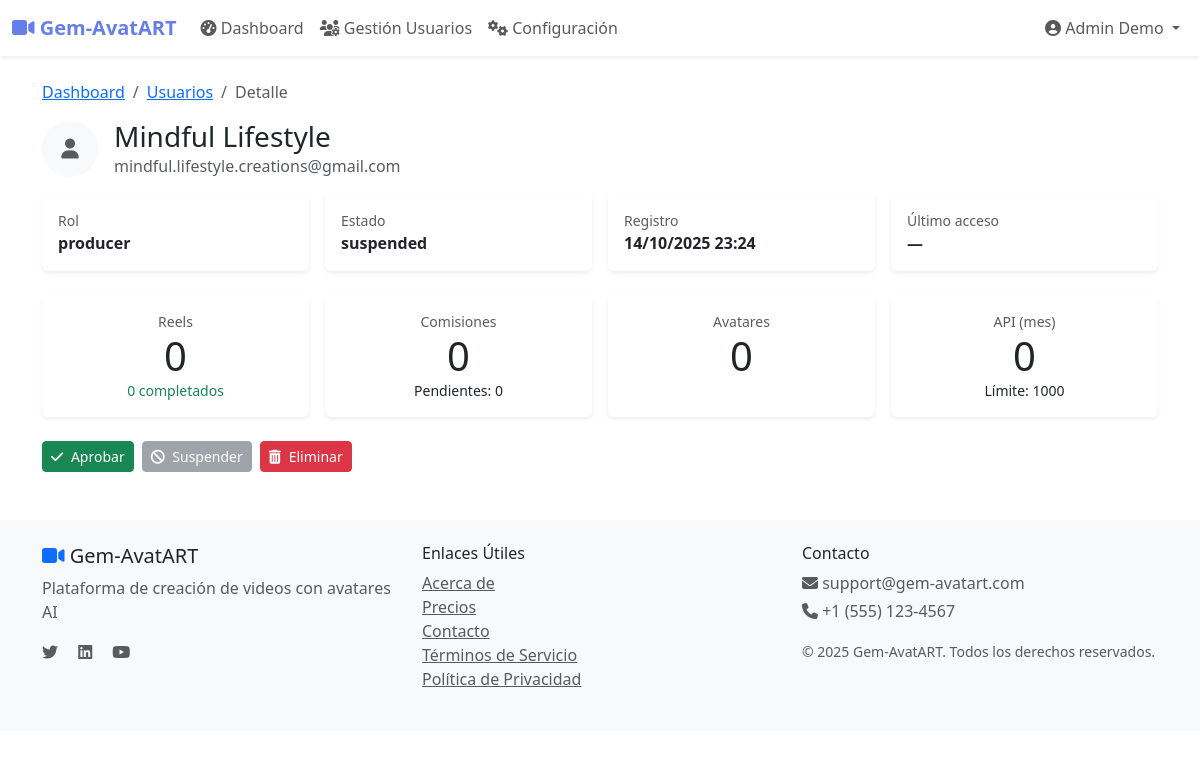
The page /admin/users/2 (signed in) on the database its author committed.
### app/models/user.py (models this page shows, shortened)
class User(UserMixin, db.Model):
    __tablename__ = 'users'
    id            = db.Column(db.Integer, primary_key = True)
    email         = db.Column(db.String(120), unique = True, nullable = False, index = True)
    username      = db.Column(db.String(80),  unique = True, nullable = False, index = True)
    password_hash = db.Column(db.String(128), nullable = False)
    first_name = db.Column(db.String(50), nullable = False)
    last_name  = db.Column(db.String(50), nullable = False)
    phone      = db.Column(db.String(20))
    avatar_url = db.Column(db.String(200))
    role        = db.Column(db.Enum(UserRole),   nullable = False, default = UserRole.FINAL_USER)
    status      = db.Column(db.Enum(UserStatus), nullable = False, default = UserStatus.PENDING)
    is_verified = db.Column(db.Boolean, default = False)
    country           = db.Column(db.String(100))
    city              = db.Column(db.String(100))
    professional_info = db.Column(db.Text)
    email_verified             = db.Column(db.Boolean, default=False)
    email_verification_token   = db.Column(db.String(100), unique=True, nullable=True)
    email_verification_sent_at = db.Column(db.DateTime, nullable=True)
    country           = db.Column(db.String(100))
    city              = db.Column(db.String(100))
    professional_info = db.Column(db.Text)
    email_verified             = db.Column(db.Boolean, default=False)
    email_verification_token   = db.Column(db.String(100), unique=True, nullable=True)
    email_verification_sent_at = db.Column(db.DateTime, nullable=True)
    created_at = db.Column(db.DateTime, default = datetime.utcnow)
    updated_at = db.Column(db.DateTime, default = datetime.utcnow, onupdate = datetime.utcnow)
    last_login = db.Column(db.DateTime)
    invited_by_id = db.Column(db.Integer, db.ForeignKey('users.id'), nullable = True)
    invited_by    = db.relationship('User', remote_side = [id], backref = 'invited_users')
    producer_profile = db.relationship('Producer', backref = 'user', uselist = False, cascade = 'all, delete-orphan')
    reels = db.relationship('Reel', foreign_keys = 'Reel.creator_id', backref = 'creator_user', lazy = 'dynamic')
    commissions_earned = db.relationship('Commission', backref = 'user', lazy='dynamic')
    @property
    def full_name(self):
        return f"{self.first_name} {self.last_name}"
    def is_admin(self):
        return self.role == UserRole.ADMIN
    def is_producer(self):
        return self.role == UserRole.PRODUCER
    def is_final_user(self):
        """
        Verifica si el usuario tiene rol de usuario final.

        Returns:
            bool: True si es usuario final, False en caso contrario

        Note:
            ✅ NUEVO - Reemplaza is_affiliate() según README
        """
        return self.role == UserRole.FINAL_USER
    is_affiliate = is_final_user

### app/models/producer.py (models this page shows, shortened)
class Producer(db.Model):
    __tablename__ = 'producers'
    id      = db.Column(db.Integer, primary_key=True)
    user_id = db.Column(db.Integer, db.ForeignKey('users.id'), nullable=False, unique=True)
    company_name  = db.Column(db.String(100), nullable = False)  # ✅ MANTENER
    business_type = db.Column(db.String(50))                     # ✅ MANTENER
    phone         = db.Column(db.String(20))                     # ✅ MANTENER
    address       = db.Column(db.String(200))                    # ✅ MANTENER
    city          = db.Column(db.String(50))                     # ✅ MANTENER
    country       = db.Column(db.String(50))                     # ✅ MANTENER
    website       = db.Column(db.String(100))
    max_subproducers   = db.Column(db.Integer, default=10)
    max_affiliates     = db.Column(db.Integer, default=100)
    monthly_api_limit  = db.Column(db.Integer, default=1000)
    heygen_api_key_encrypted = db.Column(db.Text)  # ✅ MANTENER - API key de HeyGen encriptada
    stripe_account_id = db.Column(db.String(100), index=True)  # Para Direct Charges + application_fee
    settings = db.Column(db.JSON)  # Configuraciones personalizables del productor
    status      = db.Column(db.Enum(ProducerStatus), nullable=False, default=ProducerStatus.PENDING)
    is_verified = db.Column(db.Boolean, default=False)
    created_at    = db.Column(db.DateTime, default=datetime.utcnow)                            # Fecha de creación
    updated_at    = db.Column(db.DateTime, default=datetime.utcnow, onupdate=datetime.utcnow)  # Última actualización
    verified_at   = db.Column(db.DateTime)                                                        # Fecha de verificación
    avatars = db.relationship('Avatar', backref = 'producer', lazy = 'dynamic')  # Avatares creados
    commissions = db.relationship('Commission', backref = 'producer', lazy = 'dynamic')  # Comisiones ganadas

### app/routes/admin.py (the view)
@admin_bp.route('/users/<int:user_id>')
@login_required
@admin_required
def user_detail(user_id):
    user = User.query.get_or_404(user_id)
    user_stats = {
        'total_reels'       : user.reels.count(),
        'completed_reels'   : user.reels.filter_by(status=ReelStatus.COMPLETED).count(),
        'total_commissions' : user.commissions_earned.count(),
        'total_earnings'    : sum([c.amount for c in user.commissions_earned.filter_by(status=CommissionStatus.APPROVED)]),
        'pending_earnings'  : sum([c.amount for c in user.commissions_earned.filter_by(status=CommissionStatus.PENDING)])
    }
    if user.is_producer() and getattr(user, 'producer_profile', None):
        producer = user.producer_profile
        user_stats.update({
            'subproducers_count'  : getattr(producer, 'current_subproducers_count', 0) or 0,
            'affiliates_count'    : getattr(producer, 'current_affiliates_count', 0) or 0,
            'avatars_count'       : (producer.avatars.count() if hasattr(producer, 'avatars') and producer.avatars is not None else 0),
            'api_calls_this_month': getattr(producer, 'api_calls_this_month', 0) or 0,
            'monthly_api_limit'   : getattr(producer, 'monthly_api_limit', None),
        })
    return render_template('admin/user_detail.html', user=user, stats=user_stats)

### app/routes/admin.py (called while the page is built)
def admin_required(f):
    @wraps(f)
    def decorated_function(*args, **kwargs):
        if not current_user.is_authenticated or not current_user.is_admin():
            flash('Acceso denegado. Permisos de administrador requeridos.', 'error')
            return redirect(url_for('main.index'))
        return f(*args, **kwargs)
    return decorated_function

### app/templates/admin/user_detail.html (shortened to what this page needs)
{% extends "base.html" %}
{% block content %}
<div class="container my-4">
  <nav aria-label="breadcrumb">
    <ol class="breadcrumb">
      <li class="breadcrumb-item"><a href="{{ url_for('admin.dashboard') }}">Dashboard</a></li>
      <li class="breadcrumb-item"><a href="{{ url_for('admin.users') }}">Usuarios</a></li>
      <li class="breadcrumb-item active" aria-current="page">Detalle</li>
    </ol>
  </nav>
  <div class="d-flex align-items-center mb-3">
    <div class="me-3">
      <span class="rounded-circle bg-light d-inline-flex align-items-center justify-content-center"
            style="width:56px;height:56px;">
        <i class="fas fa-user fa-lg text-muted"></i>
      </span>
    </div>
    <div>
      <h3 class="mb-0">
        {{ (user.first_name ~ ' ' ~ user.last_name)|trim if (user.first_name or user.last_name) else user.username }}
      </h3>
      <div class="text-muted">{{ user.email }}</div>
    </div>
  </div>
  <div class="row g-3 mb-4">
    <div class="col-6 col-md-3">
      <div class="card h-100">
        <div class="card-body">
          <div class="text-muted small">Rol</div>
          <div class="fw-semibold">{{ user.role.value if user.role else '—' }}</div>
        </div>
      </div>
    </div>
    <div class="col-6 col-md-3">
      <div class="card h-100">
        <div class="card-body">
          <div class="text-muted small">Estado</div>
          <div class="fw-semibold">{{ user.status.value if user.status else '—' }}</div>
        </div>
      </div>
    </div>
    <div class="col-6 col-md-3">
      <div class="card h-100">
        <div class="card-body">
          <div class="text-muted small">Registro</div>
          <div class="fw-semibold">{{ user.created_at.strftime('%d/%m/%Y %H:%M') if user.created_at else '—' }}</div>
        </div>
      </div>
    </div>
    <div class="col-6 col-md-3">
      <div class="card h-100">
        <div class="card-body">
          <div class="text-muted small">Último acceso</div>
          <div class="fw-semibold">{{ user.last_login.strftime('%d/%m/%Y %H:%M') if user.last_login else '—' }}</div>
        </div>
      </div>
    </div>
  </div>
  <div class="row g-3 mb-4">
    <div class="col-6 col-md-3">
      <div class="card h-100">
        <div class="card-body text-center">
          <div class="text-muted small">Reels</div>
          <div class="display-6">{{ stats.total_reels or 0 }}</div>
          <div class="text-success small">{{ stats.completed_reels or 0 }} completados</div>
        </div>
      </div>
    </div>
    <div class="col-6 col-md-3">
      <div class="card h-100">
        <div class="card-body text-center">
          <div class="text-muted small">Comisiones</div>
          <div class="display-6">{{ stats.total_commissions or 0 }}</div>
          <div class="small">Pendientes: {{ stats.pending_earnings or 0 }}</div>
        </div>
      </div>
    </div>
    {% if user.is_producer() and user.producer_profile %}
    <div class="col-6 col-md-3">
      <div class="card h-100">
        <div class="card-body text-center">
          <div class="text-muted small">Avatares</div>
          <div class="display-6">{{ stats.avatars_count or 0 }}</div>
        </div>
      </div>
    </div>
    <div class="col-6 col-md-3">
      <div class="card h-100">
        <div class="card-body text-center">
          <div class="text-muted small">API (mes)</div>
          <div class="display-6">{{ stats.api_calls_this_month or 0 }}</div>
          <div class="small">Límite: {{ stats.monthly_api_limit or '—' }}</div>
        </div>
      </div>
    </div>
    {% endif %}
  </div>
  <div class="d-flex gap-2">
    <form method="post" action="{{ url_for('admin.approve_user', user_id=user.id) }}">
      <button class="btn {% if user.status.value|lower in ['pending', 'suspended'] %}btn-success{% else %}btn-secondary disabled{% endif %} btn-sm"
              {% if user.status.value|lower not in ['pending', 'suspended'] %}disabled aria-disabled="true"{% endif %}>
        <i class="fas fa-check me-1"></i> Aprobar
      </button>
    </form>
    <form method="post" action="{{ url_for('admin.suspend_user', user_id=user.id) }}">
      <button class="btn {% if user.status.value|lower == 'active' %}btn-warning{% else %}btn-secondary disabled{% endif %} btn-sm"
              {% if user.status.value|lower != 'active' %}disabled aria-disabled="true"{% endif %}>
        <i class="fas fa-ban me-1"></i> Suspender
      </button>
    </form>
    <form method="post" action="{{ url_for('admin.delete_user', user_id=user.id) }}" onsubmit="return confirm('¿Seguro que deseas eliminar este usuario?');">
      <button class="btn btn-danger btn-sm">
        <i class="fas fa-trash-alt me-1"></i> Eliminar
      </button>
    </form>
  </div>
</div>
{% endblock %}

### app/templates/base.html (shortened to what this page needs)
<!DOCTYPE html>
<html lang="es">
<head>
    <link href="https://cdn.jsdelivr.net/npm/bootstrap@5.3.0/dist/css/bootstrap.min.css" rel="stylesheet">
    <link rel="stylesheet" href="https://cdnjs.cloudflare.com/ajax/libs/font-awesome/6.4.0/css/all.min.css">
</head>
<body>
    <nav class="navbar navbar-expand-lg navbar-light bg-white shadow-sm">
        <div class="container-fluid">
            <a class="navbar-brand" href="{{ url_for('main.index') }}">
                <i class="fas fa-video"></i> Gem-AvatART
            </a>
            <div class="collapse navbar-collapse" id="navbarNav">
                <ul class="navbar-nav me-auto">
                    {% if current_user.is_authenticated %}
                        <li class="nav-item">
                            <a class="nav-link" href="{{ url_for('main.dashboard') }}">
                                <i class="fas fa-tachometer-alt"></i> Dashboard
                            </a>
                        </li>
                        {% if current_user.is_admin() %}
                            <li class="nav-item">
                                <a class="nav-link" href="{{ url_for('admin.users') }}">
                                    <i class="fas fa-users-cog"></i> Gestión Usuarios
                                </a>
                            </li>
                            <li class="nav-item">
                                <a class="nav-link" href="{{ url_for('admin.dashboard') }}">
                                    <i class="fas fa-cogs"></i> Configuración
                                </a>
                            </li>
                        {% endif %}
                    {% endif %}
                </ul>
                <ul class="navbar-nav">
                    {% if current_user.is_authenticated %}
                        <li class="nav-item dropdown">
                            <a class="nav-link dropdown-toggle" href="#" id="navbarDropdown" role="button"
                               data-bs-toggle="dropdown" aria-expanded="false">
                                <i class="fas fa-user-circle"></i> {{ current_user.full_name or current_user.username }}
                            </a>
                        </li>
                    {% endif %}
                </ul>
            </div>
        </div>
    </nav>
    <main>
        {% block content %}{% endblock %}
    </main>
    <footer class="bg-light mt-5 py-4">
        <div class="container">
            <div class="row">
                <div class="col-md-4">
                    <h5><i class="fas fa-video text-primary"></i> Gem-AvatART</h5>
                    <p class="text-muted">Plataforma de creación de videos con avatares AI</p>
                    <div class="social-links">
                        <a href="#" class="text-muted me-3"><i class="fab fa-twitter"></i></a>
                        <a href="#" class="text-muted me-3"><i class="fab fa-linkedin"></i></a>
                        <a href="#" class="text-muted me-3"><i class="fab fa-youtube"></i></a>
                    </div>
                </div>
                <div class="col-md-4">
                    <h6>Enlaces Útiles</h6>
                    <ul class="list-unstyled">
                        <li><a href="{{ url_for('main.about') }}" class="text-muted">Acerca de</a></li>
                        <li><a href="{{ url_for('main.pricing') }}" class="text-muted">Precios</a></li>
                        <li><a href="{{ url_for('main.contact') }}" class="text-muted">Contacto</a></li>
                        <li><a href="#" class="text-muted">Términos de Servicio</a></li>
                        <li><a href="#" class="text-muted">Política de Privacidad</a></li>
                    </ul>
                </div>
                <div class="col-md-4">
                    <h6>Contacto</h6>
                    <p class="text-muted mb-1">
                        <i class="fas fa-envelope"></i> support@gem-avatart.com
                    </p>
                    <p class="text-muted mb-3">
                        <i class="fas fa-phone"></i> +1 (555) 123-4567
                    </p>
                    <small class="text-muted">
                        © 2025 Gem-AvatART. Todos los derechos reservados.
                    </small>
                </div>
            </div>
        </div>
    </footer>
</body>
</html>

### app/templates/base.html (style rules this page uses)
.navbar-brand { font-weight: bold; color: #667eea !important; }
.card { border: none; box-shadow: 0 0.125rem 0.25rem rgba(0, 0, 0, 0.075); transition: box-shadow 0.15s ease-in-out; }

### rows shown on the page
User: first_name+last_name "Admin Demo"
User: first_name+last_name "Mindful Lifestyle", email "mindful.lifestyle.creations@gmail.com", role "producer", status "suspended", created_at "14/10/2025 23:24", last_login "—"
Producer: monthly_api_limit "1000"

### other values the page prints
{{ stats.total_reels or 0 }} "0"
{{ stats.completed_reels or 0 }} "0"
{{ stats.total_commissions or 0 }} "0"
{{ stats.pending_earnings or 0 }} "0"
{{ stats.avatars_count or 0 }} "0"
{{ stats.api_calls_this_month or 0 }} "0"
